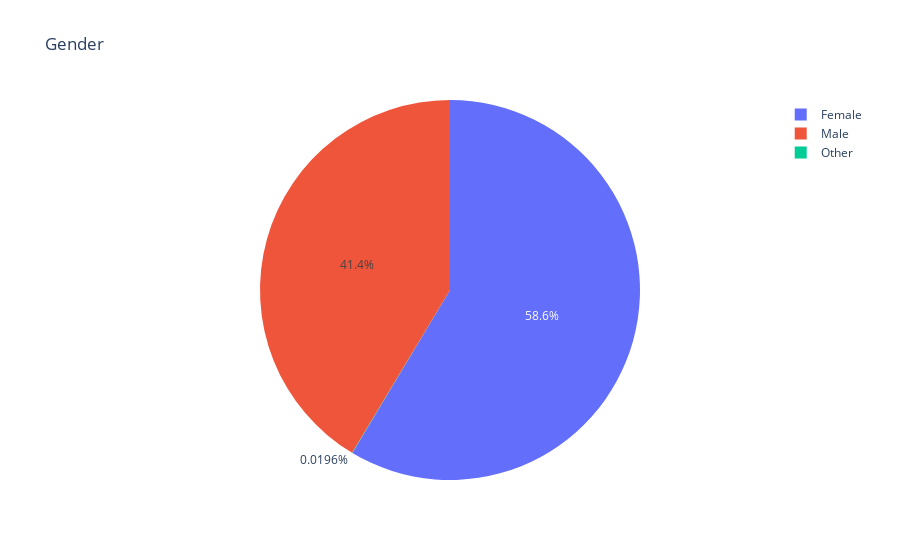

Notebook cell for this chart:
### Code cell
df['ever_married'] = df['ever_married'].replace({'Yes':1,'No':0})
df_gen = df['gender'].value_counts().reset_index()
fig = px.pie(df_gen, values = 'gender', names = 'index', title = 'Gender')
fig.show()

### Figure 1 — Plotly figure (JSON) as saved in the notebook; plotly's stock layout.template omitted (floating-point values rounded to 4 significant figures)
{"data": [{"domain": {"x": [0, 1], "y": [0, 1]}, "hovertemplate": "index=%{label}<br>gender=%{value}<extra></extra>", "labels": ["Female", "Male", "Other"], "legendgroup": "", "name": "", "showlegend": true, "type": "pie", "values": [2994, 2115, 1]}], "layout": {"legend": {"tracegroupgap": 0}, "title": {"text": "Gender"}}}
